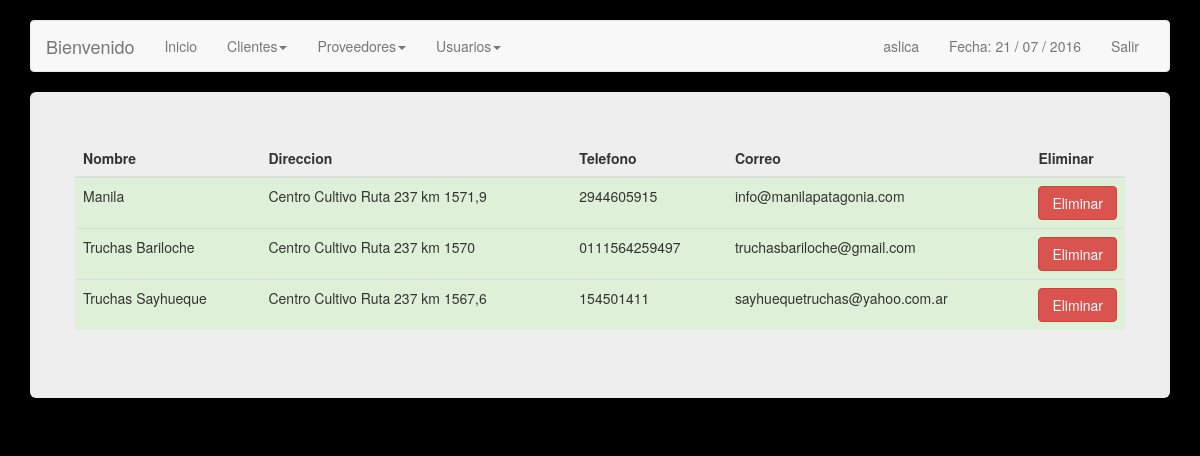
The page /proveedores.php (signed in) on the database its author committed.
### tables this page shows
CREATE TABLE IF NOT EXISTS `proveedores` (
  `idProveedor` int(11) NOT NULL,
  `nombre` varchar(50) NOT NULL,
  `direccion` varchar(50) DEFAULT NULL,
  `telefono` varchar(30) DEFAULT NULL,
  `correo` varchar(50) NOT NULL
);

### proveedores.php (the view, shortened to what this page needs)
<?php
include('config.php');
$link = mysqli_connect ($dbhost, $dbusername, $dbuserpass);
mysqli_select_db($link,$dbname) or die('No se puede seleccionar la base de datos');
$query = mysqli_query($link,"SELECT * FROM proveedores") or die(mysql_error());
?>
<!DOCTYPE html>
<html lang="en">
  <head>
    <link href="css/bootstrap.min.css" rel="stylesheet">
  </head>
  <body>
    <br>
        <div class="container">
      <div class="navbar navbar-default" role="navigation">
        <div class="container-fluid">
          <div class="navbar-header">
            <a class="navbar-brand" href="#">Bienvenido </a>
          </div>
          <div class="navbar-collapse collapse">
            <ul class="nav navbar-nav">
              <li class=""><a href="inicio.php">Inicio</a></li>
              <li class="dropdown">
              	<a class="dropdown-toggle" data-toggle="dropdown" href="#">Clientes<span class="caret"></span></a>
              </li>
              <li class="dropdown">
              	<a class="dropdown-toggle" data-toggle="dropdown" href="#">Proveedores<span class="caret"></span></a>
              </li>
			  <?php
					if($_SESSION["permiso"] == 1) {
						?> <li class="dropdown">
              					<a class="dropdown-toggle" data-toggle="dropdown" href="#">Usuarios<span class="caret"></span></a>
              				</li><?php
					}
			  ?>
            </ul>
            <ul class="nav navbar-nav navbar-right">
               <li><a href=""> <?php echo $_SESSION["s_username"]; ?> </a></li>
              <li><a href="">Fecha:
              	<?php
              	echo date("d / m / Y");
              	?></a></li>
              <li><a href="cerrar.php">Salir</a></li>
            </ul>
          </div>
        </div>
      </div>
      <div class="jumbotron">
<div class="row">
              <table class="table table-hover">
                	<thead>
                    	<th> Nombre </th>
                        <th> Direccion </th>
                        <th> Telefono </th>
                        <th> Correo </th>
                        <?php if($_SESSION["permiso"] == 1) {?> <th> Eliminar </th> <?php }?>
                    </thead>
                    <tbody>
                    	<?php while($proveedore = mysqli_fetch_array($query)){ ?>
                        <tr class="success">
                            <td> <?php echo $proveedore['nombre']; ?> </td>
                            <td> <?php echo $proveedore['direccion']; ?> </td>
                            <td> <?php echo $proveedore['telefono']; ?> </td>
                            <td> <?php echo $proveedore['correo']; ?> </td>
                             <?php if($_SESSION["permiso"] == 1) {?>
                            <td>  <a href="eliminar.php?id=<?php echo $proveedore['idProveedor'];?>&tipo=proveedor " role="button"  class="btn btn-danger btn-primary btn-block"> Eliminar </a></td>
							<?php }?>
                        </tr>
                        <?php } ?>
                    </tbody>
				</table>
</div>
      </div>
    </div>
  </body>
</html>

### proveedores.php (style rules this page uses)
body { background: #000; }

### rows shown on the page
proveedores: nombre "Manila", direccion "Centro Cultivo Ruta 237 km 1571,9", telefono "2944605915", correo "info@manilapatagonia.com"
proveedores: nombre "Truchas Bariloche", direccion "Centro Cultivo Ruta 237 km 1570", telefono "0111564259497", correo "truchasbariloche@gmail.com"
proveedores: nombre "Truchas Sayhueque", direccion "Centro Cultivo Ruta 237 km 1567,6", telefono "154501411", correo "sayhuequetruchas@yahoo.com.ar"

### other values the page prints
$_SESSION["s_username"] "aslica"
